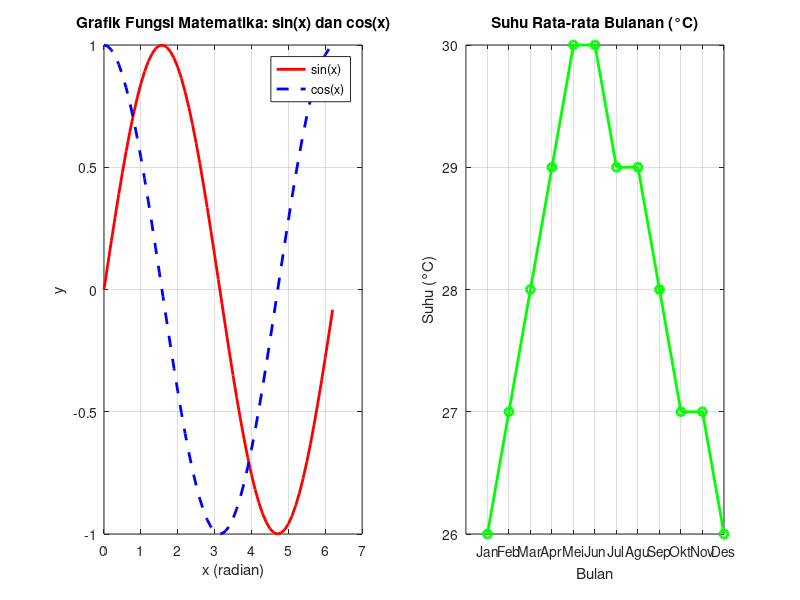

MATLAB code to generate this figure:
x = 0:0.1:2*pi;
y1 = sin(x);
y2 = cos(x);

bulan = 1:12;
suhu = [26, 27, 28, 29, 30, 30, 29, 29, 28, 27, 27, 26];

subplot(1,2,1);
plot(x, y1, 'r-', 'LineWidth', 2); hold on;
plot(x, y2, 'b--', 'LineWidth', 2);
grid on;
title('Grafik Fungsi Matematika: sin(x) dan cos(x)');
xlabel('x (radian)');
ylabel('y');
legend('sin(x)', 'cos(x)');

subplot(1,2,2);
plot(bulan, suhu, 'g-o', 'LineWidth', 2, 'MarkerSize', 6);
grid on;
title('Suhu Rata-rata Bulanan (°C)');
xlabel('Bulan');
ylabel('Suhu (°C)');
xticks(1:12);
xticklabels({'Jan','Feb','Mar','Apr','Mei','Jun','Jul','Agu','Sep','Okt','Nov','Des'});